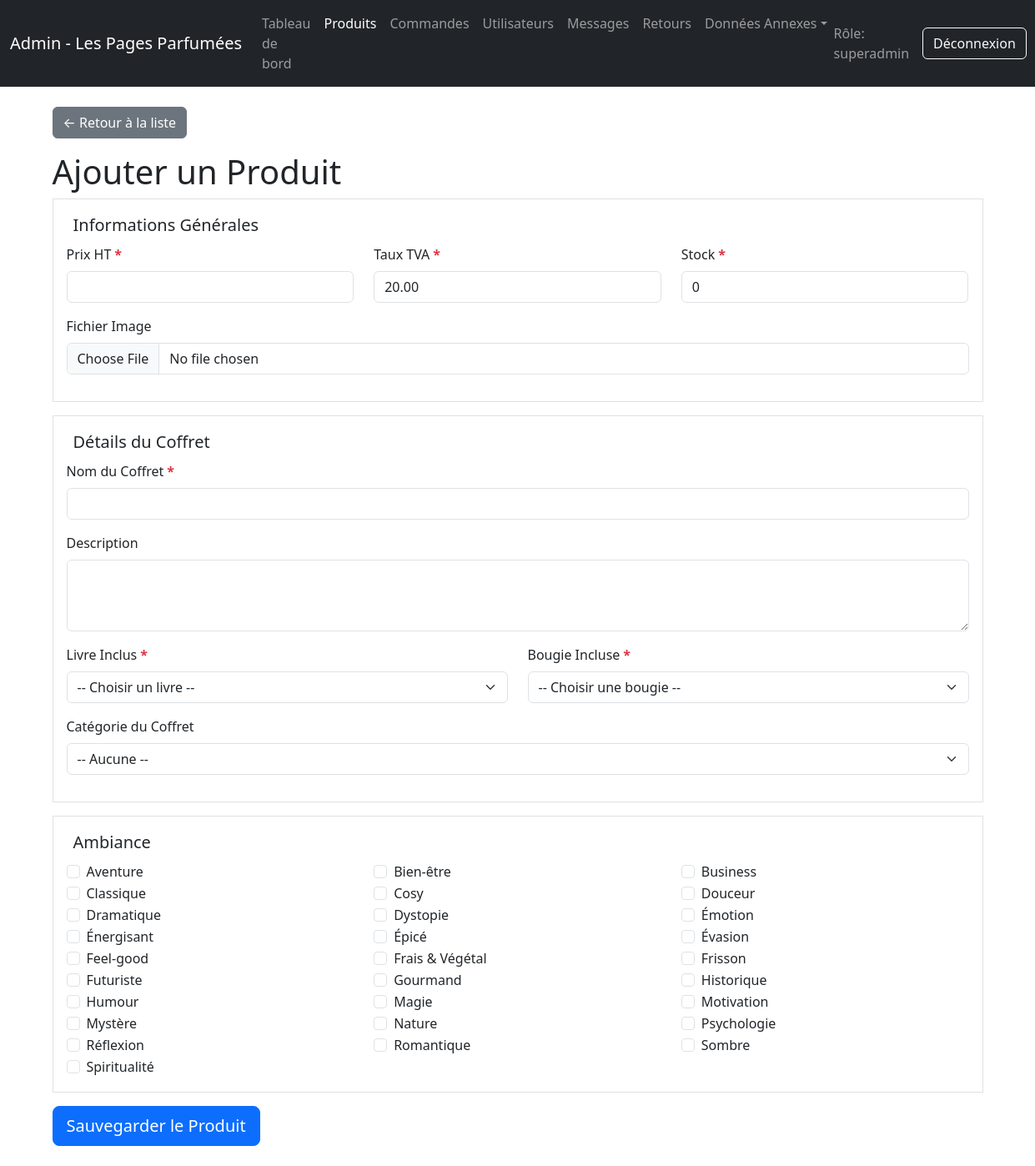
The app's page /admin.php?p=produit_form&type=coffret (signed in) with its own data.
### tables this page shows
CREATE TABLE IF NOT EXISTS `tag` (
  `id_tag` int UNSIGNED NOT NULL AUTO_INCREMENT,
  `nom_tag` varchar(100) NOT NULL,
  PRIMARY KEY (`id_tag`),
  UNIQUE KEY `nom_tag` (`nom_tag`)
);

### fonction/fonctions.php (called while the page is built, shortened)
<?php
function getPDO()
{
    static $pdo = null;
    if ($pdo === null) {
        try {
            $dsn = 'mysql:host=' . DB_HOST . ';dbname=' . DB_NAME . ';charset=utf8mb4';
            $pdo = new PDO($dsn, DB_USER, DB_PASSWORD, array(
                PDO::ATTR_ERRMODE => PDO::ERRMODE_EXCEPTION,
                PDO::ATTR_DEFAULT_FETCH_MODE => PDO::FETCH_ASSOC,
            ));
        } catch (PDOException $e) {
            die('Erreur : ' . $e->getMessage());
        }
    }
    return $pdo;
}
function getAllTags(): array
{
    return getPDO()->query('SELECT id_tag, nom_tag FROM tag ORDER BY nom_tag ASC')->fetchAll();
}
?>

### partials/admin_includes/forms/_form_coffret.php (the view, shortened to what this page needs)
<fieldset class="border p-3 mb-3">
    <legend class="w-auto px-2 fs-5">Détails du Coffret</legend>
    <div class="mb-3">
        <label class="form-label">Nom du Coffret<span class="required-star">*</span></label>
        <input type="text" class="form-control" name="nom"
            value="<?php echo htmlspecialchars(isset($produit['nom_produit']) ? $produit['nom_produit'] : ''); ?>"
            required>
    </div>
    <div class="mb-3">
        <label class="form-label">Description</label>
        <textarea class="form-control" name="description"
            rows="3"><?php echo htmlspecialchars(isset($produit['description_coffret']) ? $produit['description_coffret'] : ''); ?></textarea>
    </div>
    <div class="row">
        <div class="col-md-6 mb-3">
            <label class="form-label">Livre Inclus<span class="required-star">*</span></label>
            <select name="id_produit_livre" class="form-select" required>
                <option value="">-- Choisir un livre --</option>
            </select>
        </div>
        <div class="col-md-6 mb-3">
            <label class="form-label">Bougie Incluse<span class="required-star">*</span></label>
            <select name="id_produit_bougie" class="form-select" required>
                <option value="">-- Choisir une bougie --</option>
            </select>
        </div>
    </div>
    <div class="mb-3">
        <label class="form-label">Catégorie du Coffret</label>
        <select name="id_categorie_coffret" class="form-select">
            <option value="">-- Aucune --</option>
        </select>
    </div>
</fieldset>
<fieldset class="border p-3 mb-3">
    <legend class="w-auto px-2 fs-5">Ambiance </legend>
    <div class="row">
        <?php
        foreach ($tags as $tag) {
            $est_coche = (isset($produit['tags']) && in_array($tag['id_tag'], $produit['tags']));
            ?>
            <div class="col-md-4 col-sm-6">
                <div class="form-check">
                    <input class="form-check-input" type="checkbox" name="tags[]" value="<?php echo $tag['id_tag']; ?>"
                        id="tag-<?php echo $tag['id_tag']; ?>" <?php if ($est_coche) {
                               echo 'checked';
                           } ?>>
                    <label class="form-check-label" for="tag-<?php echo $tag['id_tag']; ?>">
                        <?php echo htmlspecialchars($tag['nom_tag']); ?>
                    </label>
                </div>
            </div>
            <?php
        }
        ?>
    </div>
</fieldset>

### admin.php (style rules this page uses)
.required-star { color: #dc3545; font-weight: bold; margin-left: .25rem; }

### records on screen
tag: nom_tag "Aventure"
tag: nom_tag "Bien-être"
tag: nom_tag "Business"
tag: nom_tag "Classique"
tag: nom_tag "Cosy"
tag: nom_tag "Douceur"
tag: nom_tag "Dramatique"
tag: nom_tag "Dystopie"
tag: nom_tag "Émotion"
tag: nom_tag "Énergisant"
tag: nom_tag "Épicé"
tag: nom_tag "Évasion"
tag: nom_tag "Feel-good"
tag: nom_tag "Frais & Végétal"
tag: nom_tag "Frisson"
tag: nom_tag "Futuriste"
tag: nom_tag "Gourmand"
tag: nom_tag "Historique"
tag: nom_tag "Humour"
tag: nom_tag "Magie"
tag: nom_tag "Motivation"
tag: nom_tag "Mystère"
tag: nom_tag "Nature"
tag: nom_tag "Psychologie"
tag: nom_tag "Réflexion"
tag: nom_tag "Romantique"
tag: nom_tag "Sombre"
tag: nom_tag "Spiritualité"

### other values on screen
$_SESSION['admin']['role'] "superadmin"
$pageTitle "Ajouter un Produit"
